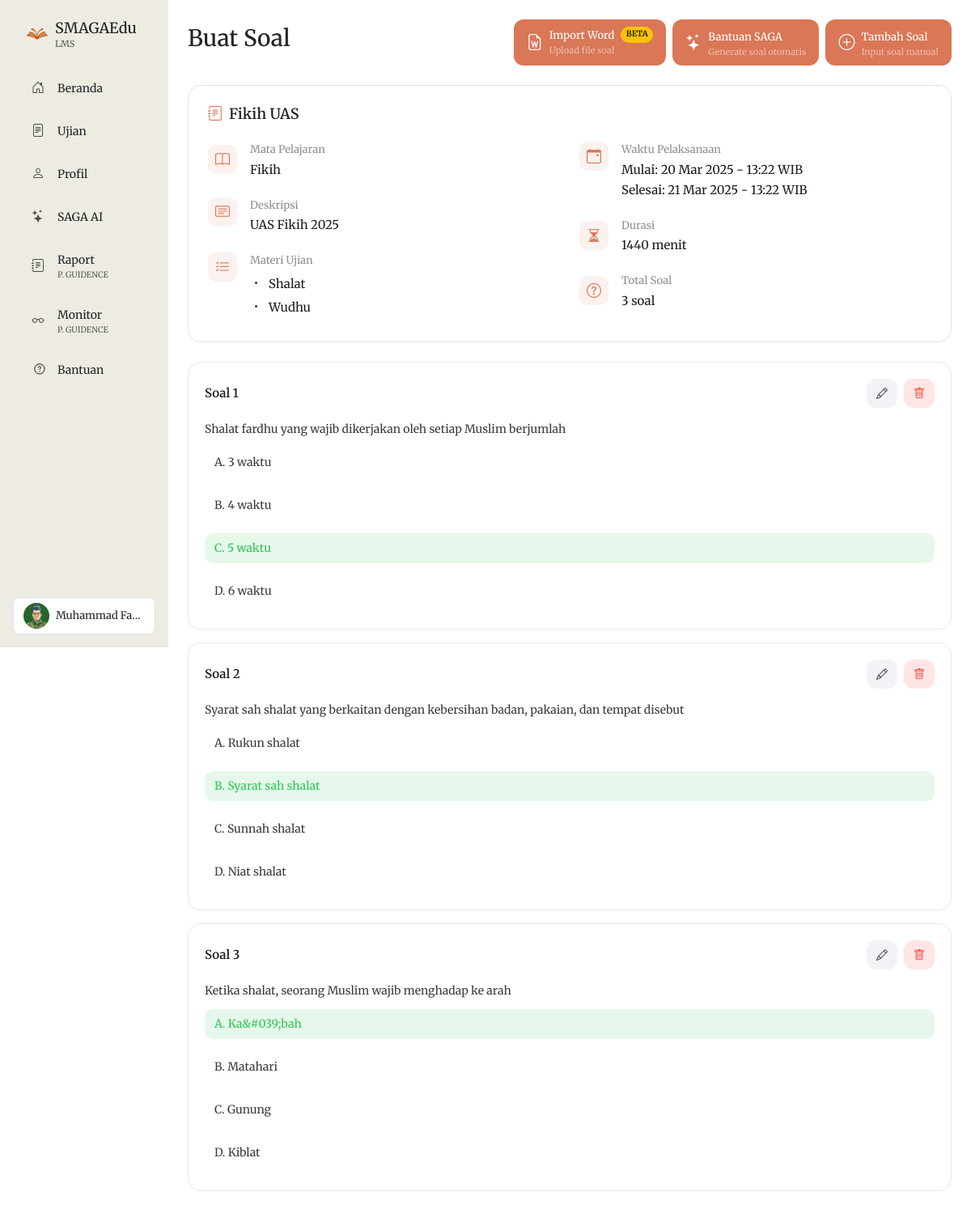
The page /buat_soal.php?ujian_id=47 (signed in) on the database its author committed.
### tables this page shows
CREATE TABLE `guru` (
  `id` int(11) NOT NULL,
  `username` varchar(100) NOT NULL,
  `password` varchar(100) NOT NULL,
  `namaLengkap` varchar(100) NOT NULL,
  `namaSebutan` varchar(1000) NOT NULL,
  `jabatan` varchar(1000) NOT NULL,
  `foto_profil` varchar(255) DEFAULT NULL,
  `foto_latarbelakang` varchar(255) DEFAULT NULL,
  `universitas` varchar(100) DEFAULT NULL,
  `sertifikasi1` text DEFAULT NULL,
  `sertifikasi2` text DEFAULT NULL,
  `sertifikasi3` text DEFAULT NULL,
  `publikasi1` text DEFAULT NULL,
  `publikasi2` text DEFAULT NULL,
  `publikasi3` text DEFAULT NULL,
  `proyek1` text DEFAULT NULL,
  `proyek2` text DEFAULT NULL,
  `proyek3` text DEFAULT NULL,
  `pendidikan_s1` varchar(255) DEFAULT NULL,
  `pendidikan_s2` varchar(255) DEFAULT NULL,
  `pendidikan_lainnya` varchar(255) DEFAULT NULL
);

CREATE TABLE `ujian` (
  `id` int(11) NOT NULL,
  `judul` varchar(255) NOT NULL,
  `deskripsi` text DEFAULT NULL,
  `guru_id` varchar(100) NOT NULL,
  `kelas_id` int(11) NOT NULL,
  `mata_pelajaran` varchar(100) NOT NULL,
  `materi` text DEFAULT NULL,
  `tanggal_mulai` datetime NOT NULL,
  `tanggal_selesai` datetime NOT NULL,
  `durasi` int(11) NOT NULL,
  `status` enum('draft','published','selesai') DEFAULT 'draft',
  `created_at` timestamp NOT NULL DEFAULT current_timestamp()
);

CREATE TABLE `bank_soal` (
  `id` int(11) NOT NULL,
  `ujian_id` int(11) NOT NULL,
  `jenis_soal` enum('pilihan_ganda','uraian') NOT NULL,
  `pertanyaan` text NOT NULL,
  `gambar_soal` varchar(255) DEFAULT NULL,
  `jawaban_a` text DEFAULT NULL,
  `jawaban_b` text DEFAULT NULL,
  `jawaban_c` text DEFAULT NULL,
  `jawaban_d` text DEFAULT NULL,
  `jawaban_benar` varchar(1) DEFAULT NULL,
  `created_at` timestamp NOT NULL DEFAULT current_timestamp()
);

### buat_soal.php (the view, shortened to what the rows shown need)
<?php
require "koneksi.php";
$ujian_id = $_GET['ujian_id'];
$userid = $_SESSION['userid'];
$query = "SELECT * FROM guru WHERE username = '$userid'";
$result = mysqli_query($koneksi, $query);
$guru = mysqli_fetch_assoc($result);
$query_ujian = "SELECT u.*, k.tingkat
                FROM ujian u
                INNER JOIN kelas k ON u.kelas_id = k.id
                WHERE u.id = '$ujian_id' AND u.guru_id = '$userid'";
$result_ujian = mysqli_query($koneksi, $query_ujian);
$ujian = mysqli_fetch_assoc($result_ujian);
?>
<!DOCTYPE html>
<html lang="en">
<head>
    <link href="https://cdn.jsdelivr.net/npm/bootstrap@5.3.3/dist/css/bootstrap.min.css" rel="stylesheet">
    <link rel="stylesheet" href="https://cdn.jsdelivr.net/npm/bootstrap-icons@1.11.3/font/bootstrap-icons.min.css">
</head>
<body>
    <div class="container-fluid">
        <div class="row">
            <?php include 'includes/sidebar.php'; ?>
        </div>
    </div>
    <div class="col p-4 col-utama">
        <div class="card border mb-4" style="border-radius: 16px; background: #fff;">
            <div class="card-body p-4">
                <div class="d-flex justify-content-between align-items-center mb-4">
                    <h5 class="card-title m-0 d-flex align-items-center gap-2" style="font-size: 18px; font-weight: 600;">
                        <i class="bi bi-journal-text" style="color: rgb(218, 119, 86);"></i>
                        <?php echo htmlspecialchars($ujian['judul']); ?>
                    </h5>
                </div>
                <div class="collapse d-md-block" id="detailUjian">
                    <div class="row g-4">
                        <div class="col-md-6">
                            <div class="info-item mb-4">
                                <div class="d-flex align-items-center gap-3">
                                    <div>
                                        <div class="label">Mata Pelajaran</div>
                                        <div class="value"><?php echo htmlspecialchars($ujian['mata_pelajaran']); ?></div>
                                    </div>
                                </div>
                            </div>
                            <div class="info-item mb-4">
                                <div class="d-flex align-items-start gap-3">
                                    <div class="flex-grow-1">
                                        <div class="label">Deskripsi</div>
                                        <div class="value"><?php echo htmlspecialchars($ujian['deskripsi']); ?></div>
                                    </div>
                                </div>
                            </div>
                            <?php if (!empty($ujian['materi'])): ?>
                                <div class="info-item">
                                    <div class="d-flex align-items-start gap-3">
                                        <div>
                                            <div class="value">
                                                <ul class="list-unstyled mb-0 mt-2">
                                                    <?php
                                                    $materi_list = json_decode($ujian['materi'], true);
                                                    if (is_array($materi_list)) {
                                                        foreach ($materi_list as $materi) {
                                                            echo "<li class='mb-2'><i class='bi bi-dot me-2'></i>" . htmlspecialchars($materi) . "</li>";
                                                        }
                                                    }
                                                    ?>
                                                </ul>
                                            </div>
                                        </div>
                                    </div>
                                </div>
                            <?php endif; ?>
                        </div>
                        <div class="col-md-6">
                            <div class="info-item mb-4">
                                <div class="d-flex align-items-start gap-3">
                                    <div>
                                        <div class="value">
                                            <div class="mb-1">Mulai: <?php echo date('d M Y - H:i', strtotime($ujian['tanggal_mulai'])); ?> WIB</div>
                                            <div>Selesai: <?php echo date('d M Y - H:i', strtotime($ujian['tanggal_selesai'])); ?> WIB</div>
                                        </div>
                                    </div>
                                </div>
                            </div>
                            <div class="info-item mb-4">
                                <div class="d-flex align-items-center gap-3">
                                    <div>
                                        <div class="label">Durasi</div>
                                        <div class="value"><?php echo $ujian['durasi']; ?> menit</div>
                                    </div>
                                </div>
                            </div>
                        </div>
                    </div>
                </div>
            </div>
        </div>
        <div id="daftarSoal" class="row">
            <?php
            $query_soal_list = "SELECT * FROM bank_soal WHERE ujian_id = '$ujian_id' ORDER BY id ASC";
            $result_soal_list = mysqli_query($koneksi, $query_soal_list);
            $no = 1;
            while ($soal = mysqli_fetch_assoc($result_soal_list)) {
            ?>
                <div class="col-12">
                    <div class="soal-card">
                        <div class="d-flex justify-content-between align-items-center mb-3">
                            <h5>Soal <?php echo $no++; ?></h5>
                            <div class="d-flex gap-2">
                                <button class="btn btn-action" style="background-color: #f2f2f7;" onclick="editSoal(<?php echo $soal['id']; ?>)">
                                    <i class="bi bi-pencil" style="color: #3a3a3c; font-size: 14px;"></i>
                                </button>
                                <button class="btn btn-action" style="background-color: #ffe5e5;" onclick="hapusSoal(<?php echo $soal['id']; ?>)">
                                    <i class="bi bi-trash" style="color: #ff3b30; font-size: 14px;"></i>
                                </button>
                            </div>
                        </div>
                        <p><?php echo htmlspecialchars($soal['pertanyaan']); ?></p>
                        <?php if ($soal['jenis_soal'] == 'pilihan_ganda'): ?>
                            <div class="d-flex flex-column gap-2">
                                <div class="pilihan <?php echo $soal['jawaban_benar'] == 'A' ? 'correct' : ''; ?>">
                                    A. <?php echo htmlspecialchars($soal['jawaban_a']); ?>
                                </div>
                                <div class="pilihan <?php echo $soal['jawaban_benar'] == 'B' ? 'correct' : ''; ?>">
                                    B. <?php echo htmlspecialchars($soal['jawaban_b']); ?>
                                </div>
                                <div class="pilihan <?php echo $soal['jawaban_benar'] == 'C' ? 'correct' : ''; ?>">
                                    C. <?php echo htmlspecialchars($soal['jawaban_c']); ?>
                                </div>
                                <div class="pilihan <?php echo $soal['jawaban_benar'] == 'D' ? 'correct' : ''; ?>">
                                    D. <?php echo htmlspecialchars($soal['jawaban_d']); ?>
                                </div>
                            </div>
                        <?php endif; ?>
                    </div>
                </div>
            <?php } ?>
        </div>
    </div>
</body>
</html>

### includes/sidebar.php (shortened to what the rows shown need)
<?php
$is_guru = $_SESSION['level'] == 'guru';
$is_admin = $_SESSION['level'] == 'admin';
?>
<div class="col-auto vh-100 p-3 p-md-4 menu-samping d-none d-md-block" style="background-color:rgb(238, 236, 226)">
    <div class="ps-2 mb-4">
        <a href="<?php echo $is_admin ? 'beranda_admin.php' : ($is_guru ? 'beranda_guru.php' : 'beranda.php'); ?>" class="text-decoration-none text-dark d-flex align-items-center gap-2">
            <div>
                <h1 class="m-0" style="font-size: 18px;">SMAGAEdu</h1>
            </div>
        </a>
    </div>
    <div class="mt-auto position-absolute bottom-0 start-0 p-3 w-100">
        <div class="dropdown">
            <button class="btn d-flex align-items-center gap-2 w-100 rounded-3 border bg-white" type="button" data-bs-toggle="dropdown">
                <img src="<?php echo ($is_guru || $is_admin) ?
                    (!empty($guru['foto_profil']) ? 'uploads/profil/'.$guru['foto_profil'] : 'assets/pp.png') :
                    (!empty($siswa['photo_url']) ? $siswa['photo_url'] : 'assets/pp.png'); ?>"
                    width="32" class="rounded-circle">
                <span class="text-truncate" style="font-size: 13px;">
                    <?php
                    if ($is_admin) {
                        echo $guru['namaLengkap'] . ' <span class="badge bg-danger ms-1">Admin</span>';
                    } else {
                        echo $is_guru ? $guru['namaLengkap'] : $siswa['nama'];
                    }
                    ?>
                </span>
            </button>
        </div>
    </div>
</div>

### rows shown on the page
guru: foto_profil (picture), namaLengkap "Muhammad Fa…"
ujian: judul "Fikih UAS", mata_pelajaran "Fikih", deskripsi "UAS Fikih 2025", materi "Shalat", materi "Wudhu", tanggal_mulai "20 Mar 2025 - 13:22", tanggal_selesai "21 Mar 2025 - 13:22", durasi "1440"
bank_soal: pertanyaan "Shalat fardhu yang wajib dikerjakan oleh setiap Muslim berjumlah", jawaban_a "3 waktu", jawaban_b "4 waktu", jawaban_c "5 waktu", jawaban_d "6 waktu"
bank_soal: pertanyaan "Syarat sah shalat yang berkaitan dengan kebersihan badan, pakaian, dan tempat disebut", jawaban_a "Rukun shalat", jawaban_b "Syarat sah shalat", jawaban_c "Sunnah shalat", jawaban_d "Niat shalat"
bank_soal: pertanyaan "Ketika shalat, seorang Muslim wajib menghadap ke arah", jawaban_a "Ka&#039;bah", jawaban_b "Matahari", jawaban_c "Gunung", jawaban_d "Kiblat"

### other values the page prints
$item['text'] "Beranda"
$item['text'] "Ujian"
$item['text'] "Profil"
$item['text'] "SAGA AI"
$item['text'] "Raport"
$item['subtitle'] "P. GUIDENCE"
$item['text'] "Monitor"
$item['text'] "Bantuan"
$total_soal "3"
